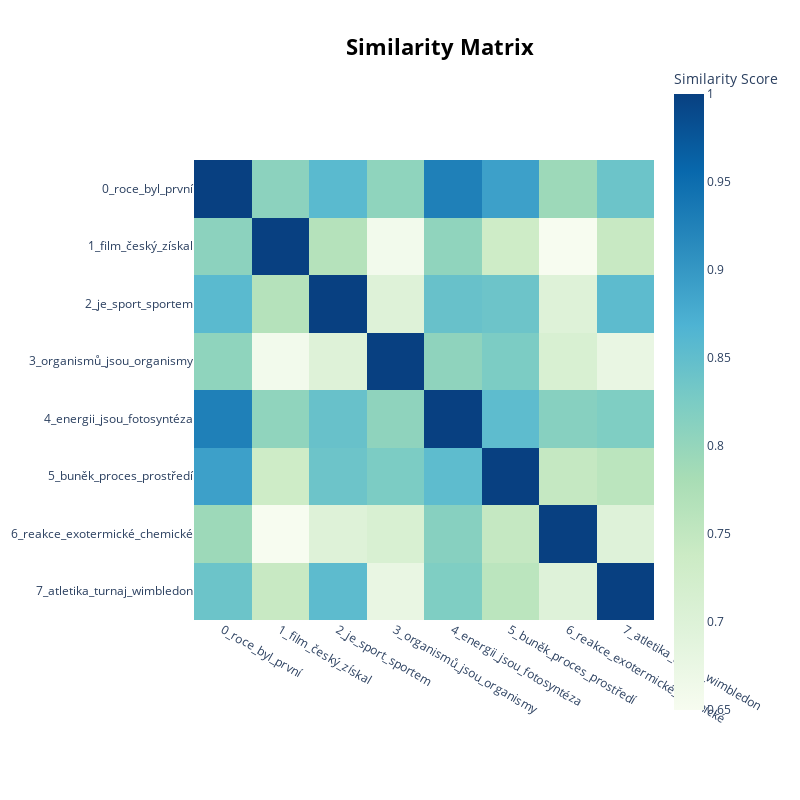

This figure's notebook cell:
### Code cell
model.visualize_heatmap(top_n_topics=20, width=800, height=800)

### Figure 1 — Plotly figure (JSON) as saved in the notebook; plotly's stock layout.template omitted (floating-point values rounded to 4 significant figures)
{"data": [{"coloraxis": "coloraxis", "hovertemplate": "x: %{x}<br>y: %{y}<br>Similarity Score: %{z}<extra></extra>", "name": "0", "type": "heatmap", "x": ["0_roce_byl_první", "1_film_český_získal", "2_je_sport_sportem", "3_organismů_jsou_organismy", "4_energii_jsou_fotosyntéza", "5_buněk_proces_prostředí", "6_reakce_exotermické_chemické", "7_atletika_turnaj_wimbledon"], "xaxis": "x", "y": ["0_roce_byl_první", "1_film_český_získal", "2_je_sport_sportem", "3_organismů_jsou_organismy", "4_energii_jsou_fotosyntéza", "5_buněk_proces_prostředí", "6_reakce_exotermické_chemické", "7_atletika_turnaj_wimbledon"], "yaxis": "y", "z": [[1.0, 0.8086, 0.8569, 0.8054, 0.9269, 0.8902, 0.7916, 0.8392], [0.8086, 1.0, 0.766, 0.6586, 0.8041, 0.7341, 0.6499, 0.7425], [0.8569, 0.766, 1.0, 0.6989, 0.8438, 0.8383, 0.6987, 0.8542], [0.8054, 0.6586, 0.6989, 1.0, 0.8058, 0.8244, 0.7115, 0.6769], [0.9269, 0.8041, 0.8438, 0.8058, 1.0, 0.8536, 0.8134, 0.8209], [0.8902, 0.7341, 0.8383, 0.8244, 0.8536, 1.0, 0.7462, 0.7575], [0.7916, 0.6499, 0.6987, 0.7115, 0.8134, 0.7462, 1, 0.6973], [0.8392, 0.7425, 0.8542, 0.6769, 0.8209, 0.7575, 0.6973, 1]]}], "layout": {"coloraxis": {"colorbar": {"title": {"text": "Similarity Score"}}, "colorscale": [[0, "rgb(247,252,240)"], [0.125, "rgb(224,243,219)"], [0.25, "rgb(204,235,197)"], [0.375, "rgb(168,221,181)"], [0.5, "rgb(123,204,196)"], [0.625, "rgb(78,179,211)"], [0.75, "rgb(43,140,190)"], [0.875, "rgb(8,104,172)"], [1, "rgb(8,64,129)"]]}, "height": 800, "hoverlabel": {"bgcolor": "white", "font": {"family": "Rockwell", "size": 16}}, "legend": {"title": {"text": "Trend"}}, "margin": {"t": 60}, "showlegend": true, "title": {"font": {"color": "Black", "size": 22}, "text": "<b>Similarity Matrix</b>", "x": 0.55, "xanchor": "center", "y": 0.95, "yanchor": "top"}, "width": 800, "xaxis": {"anchor": "y", "constrain": "domain", "domain": [0, 1], "scaleanchor": "y"}, "yaxis": {"anchor": "x", "autorange": "reversed", "constrain": "domain", "domain": [0, 1]}}}
